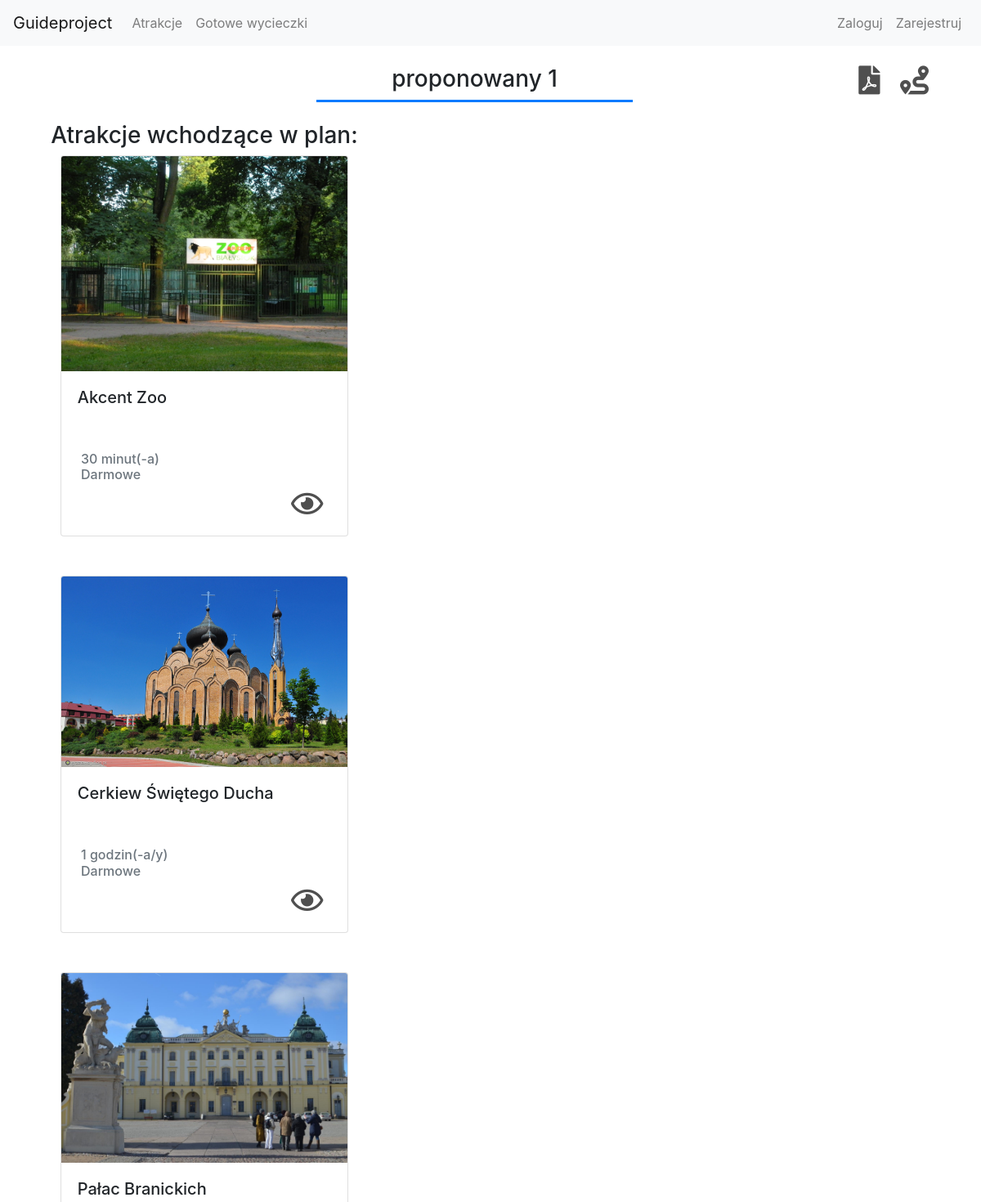
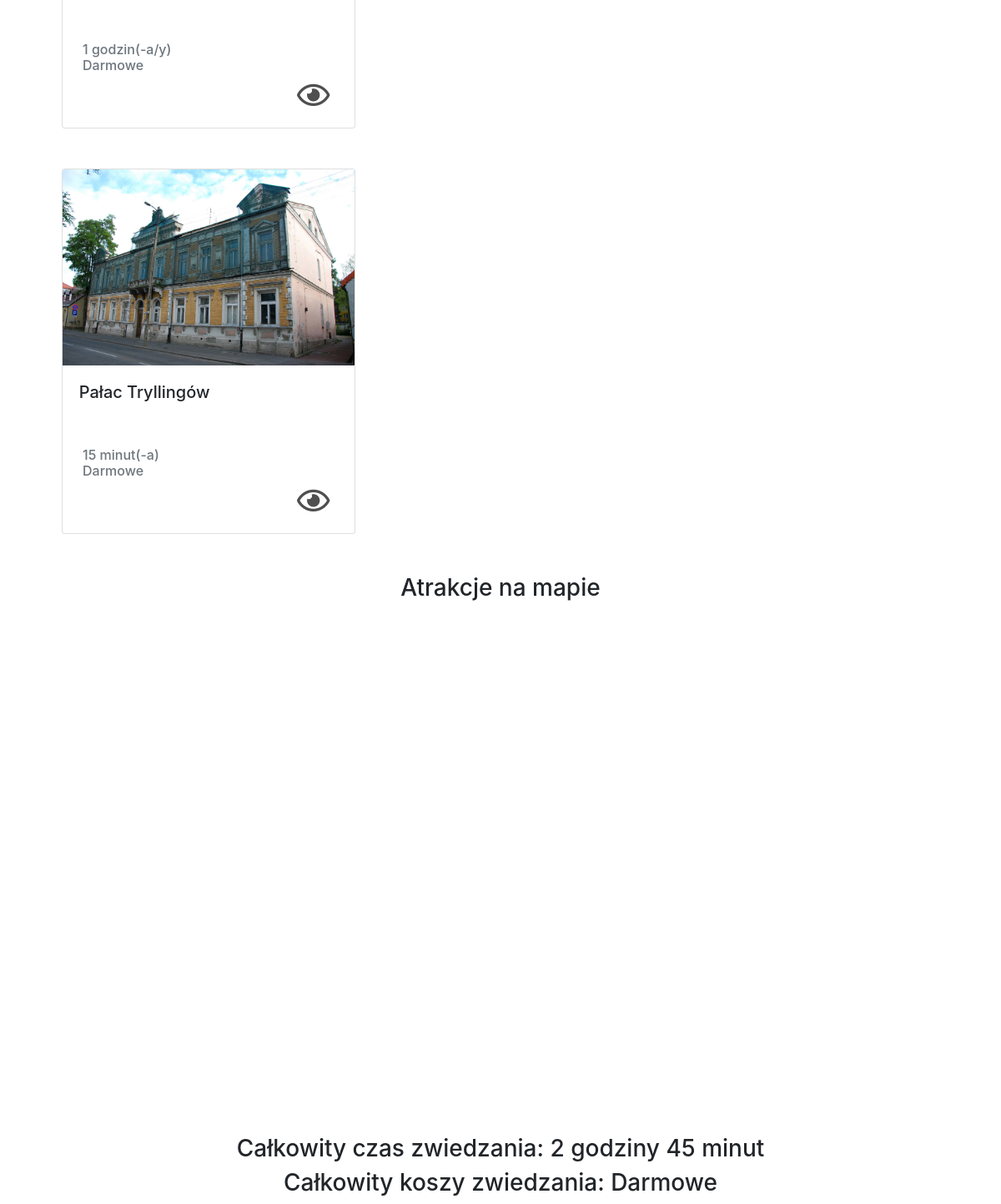
/guide/tripplan/6, run on the app's committed database (2 pictures, top to bottom).
### guide/models.py (models this page shows, shortened)
class TripPlan(models.Model):
    name = models.CharField(_("Name"), max_length=150)
    creator = models.ForeignKey("Client", verbose_name=_(
        "Creator"), on_delete=models.CASCADE, null=True, blank=True)
    attractions = models.ManyToManyField(
        "Attraction", verbose_name=_("Attraction list"))
    def getNumberOfAttractions(self):
        return len(self.attractions.all())
    def getTotalTime(self):
        totalTime = 0
        for attraction in self.attractions.all():
            totalTime += attraction.timeNeededToSightsee
        return totalTime
    def getTotalTimeSplit(self):
        totalTime = self.getTotalTime()
        return math.floor(totalTime), round((totalTime-math.floor(totalTime))*60)
    def getTotalCost(self):
        totalPrice = 0
        for attraction in self.attractions.all():
            totalPrice += attraction.ticketCost
        return totalPrice
    def getFormattedCost(self):
        totalTime = self.getTotalCost()
        if totalTime == 0:
            return 'Darmowe'
        else:
            return f'{totalTime} zł'
    class Meta:
        ordering = ['name']

class Attraction(models.Model):
    name = models.CharField(_("Name"),
                            max_length=200, help_text="Enter attraction's name.")
    description = models.TextField(max_length=500)
    categories = models.ManyToManyField(
        "Category")
    localization = models.ForeignKey(
        "Localization", verbose_name=_("Address"), on_delete=models.CASCADE, null=True, blank=True)
    timeNeededToSightsee = models.FloatField(
        _("Time neede to sightsee (in hours)"))
    ticketCost = models.FloatField(
        _("Ticket's cost"), default=0)
    def display_category(self):
        """Create a string for the Category. This is required to display category in Admin."""
        return ', '.join(category.name for category in self.categories.all())
    def getTimeAsFormattedString(self):
        hours = int(self.timeNeededToSightsee)
        minutes = int((self.timeNeededToSightsee % 1)*60)
        result = ''
        if hours:
            result += str(hours) + ' godzin(-a/y) '
        if minutes:
            result += str(minutes) + ' minut(-a)'
        return result
    def getFormattedCost(self):
        if self.ticketCost == 0:
            return 'Darmowe'
        else:
            return f'{str(self.ticketCost)} zł'
    display_category.short_description = 'Category'
    class Meta:
        ordering = ['name']

### guide/views.py (the view)
# urls.py: path('tripplan/<int:pk>', views.TripPlanDetailView.as_view(),
class TripPlanDetailView(DetailView):
    model = TripPlan
    def get_context_data(self, **kwargs):
        context = super().get_context_data(**kwargs)
        attractionLocalizations = extractInfo(self.object.attractions.all())
        context["attractionLocalizations"] = attractionLocalizations
        hours, minutes = self.object.getTotalTimeSplit()
        context['hours'] = hours
        context['minutes'] = minutes
        context['form'] = SignUpForm
        if self.request.user.is_authenticated and self.object.creator:
            if self.object.creator.pk == self.request.user.pk:
                availableAttractions = Attraction.objects.exclude(
                    pk__in=self.object.attractions.values_list('pk'))
                context['availableAttractions'] = availableAttractions
                context['changeNameForm'] = ChangeTripPlanNameForm
        return context

### guide/views.py (called while the page is built, shortened)
def extractInfo(attractionList):
    formattedInfo = []
    try:
        for attraction in attractionList:
            formattedInfo.append({'name': attraction.name,
                                  'lat-lng': {'lat': attraction.localization.lattitude, 'lng': attraction.localization.longitude}})
        return formattedInfo
    except:
        pass

### guide/templates/guide/tripplan_detail.html (shortened to what this page needs)
{% extends "base.html" %}
{% block content %}
{% load static %}
<div class="container-fluid">
    <div class="row mt-4 mr-4">
        <div class="col-4 text-right">
        </div>
        <div class="col-4 text-center border-bottom border-primary border-3">
        <h3>{{tripplan.name}}</h3>
        </div>
        <div class="col-4 text-right">
            <a class="icon-wrapper" href="{% url 'pdf' tripplan.pk %}"><i class="fas fa-file-pdf"></i></a>
            {% if tripplan.getNumberOfAttractions > 1 %}
                 <a href="#" class="icon-wrapper" data-toggle="modal" data-target="#route">
                 <i class="fas fa-route route"></i>
                 </a>
                 {% endif %}
        </div>
    </div>
    <div class="row mt-4">
        <div class="col-5 text-center">
            <h3>Atrakcje wchodzące w plan:</h3>
                <div class="listing-block ">
                    {% for attraction in tripplan.attractions.all %}
                        <div class="card w-75 text-left mb-5 mx-auto">
                            <img class="card-img-top" src="{% static "images/" %}{{attraction.name}}.jpeg" alt="{{attraction.name}}">
                                <div class="card-body">
                                    <h5 class="card-title pb-5">{{attraction.name}}</h5>
                                    <h6 class="card-subtitle mb-2 text-muted">
                                         {{attraction.getTimeAsFormattedString}}<br>
                                         {{attraction.getFormattedCost}}
                                    </h6>
                                        <p class="card-text text-right">
                                            <a class="icon-wrapper" href="{% url 'attraction-detail' attraction.pk %}">
                                                <i class="far fa-eye"></i>
                                            </a>
                                        </p>
                                </div>
                        </div>
                    {% endfor %}
                </div>
      </div>
      <div class="col text-center">
            <h3 id="mapTitle">Atrakcje na mapie</h3>
            <div id="map"></div>
            <h3>Całkowity czas zwiedzania: <span id="totalTime_hours">{{hours}}</span> godziny
            <span id="totalTime_minutes">{{minutes}}</span> minut</h3>
        <h3>Całkowity koszy zwiedzania: {{tripplan.getFormattedCost}}<h3>
      </div>
      </div>
         </div>
{% endblock content %}

### templates/base.html (style rules this page uses)
.icon-wrapper { color:#4F4F4F; padding:10px; }
.icon-wrapper i { font-size: 35px; }

### guide/templates/guide/tripplan_detail.html (style rules this page uses)
#map { height:600px; width:800px; margin: 0 auto 30px auto; }
.border-3 { border-width:3px !important; }

### data on the page
TripPlan: name "proponowany 1", getFormattedCost "Darmowe"
Attraction: name (picture), name "Akcent Zoo", getTimeAsFormattedString "30 minut(-a)", getFormattedCost "Darmowe"
Attraction: name (picture), name "Cerkiew Świętego Ducha", getTimeAsFormattedString "1 godzin(-a/y)", getFormattedCost "Darmowe"
Attraction: name (picture), name "Pałac Branickich", getTimeAsFormattedString "1 godzin(-a/y)", getFormattedCost "Darmowe"
Attraction: name (picture), name "Pałac Tryllingów", getTimeAsFormattedString "15 minut(-a)", getFormattedCost "Darmowe"

### other printed values
{{ hours }} "2"
{{ minutes }} "45"
